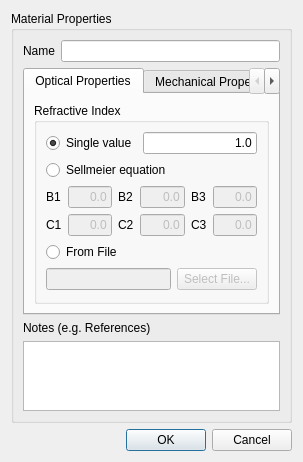
<?xml version="1.0" encoding="UTF-8"?>
<ui version="4.0">
 <class>dlgMaterialEditor</class>
 <widget class="QDialog" name="dlgMaterialEditor">
  <property name="enabled">
   <bool>true</bool>
  </property>
  <property name="geometry">
   <rect>
    <x>0</x>
    <y>0</y>
    <width>303</width>
    <height>435</height>
   </rect>
  </property>
  <property name="windowTitle">
   <string>Material editor</string>
  </property>
  <property name="modal">
   <bool>true</bool>
  </property>
  <layout class="QVBoxLayout" name="verticalLayout_4">
   <item>
    <widget class="QGroupBox" name="groupBox">
     <property name="title">
      <string>Material Properties</string>
     </property>
     <layout class="QVBoxLayout" name="verticalLayout_3">
      <item>
       <layout class="QHBoxLayout" name="horizontalLayout_2">
        <item>
         <widget class="QLabel" name="label">
          <property name="text">
           <string>Name</string>
          </property>
         </widget>
        </item>
        <item>
         <widget class="QLineEdit" name="txtName"/>
        </item>
       </layout>
      </item>
      <item>
       <widget class="QTabWidget" name="tabWidget">
        <property name="currentIndex">
         <number>0</number>
        </property>
        <widget class="QWidget" name="tabBasic">
         <attribute name="title">
          <string>Optical Properties</string>
         </attribute>
         <layout class="QVBoxLayout" name="verticalLayout">
          <item>
           <widget class="QGroupBox" name="groupBox_2">
            <property name="title">
             <string>Refractive Index</string>
            </property>
            <layout class="QVBoxLayout" name="verticalLayout_2">
             <item>
              <layout class="QHBoxLayout" name="horizontalLayout">
               <item>
                <widget class="QRadioButton" name="rbRefrIndex">
                 <property name="text">
                  <string>Single value</string>
                 </property>
                 <property name="checked">
                  <bool>true</bool>
                 </property>
                </widget>
               </item>
               <item>
                <widget class="QLineEdit" name="txtRefrIndex">
                 <property name="text">
                  <string>1.0</string>
                 </property>
                 <property name="alignment">
                  <set>Qt::AlignRight|Qt::AlignTrailing|Qt::AlignVCenter</set>
                 </property>
                </widget>
               </item>
              </layout>
             </item>
             <item>
              <widget class="QRadioButton" name="rbSellmeier">
               <property name="text">
                <string>Sellmeier equation</string>
               </property>
              </widget>
             </item>
             <item>
              <layout class="QGridLayout" name="gridLayout">
               <item row="0" column="1">
                <widget class="QLineEdit" name="txtB1">
                 <property name="enabled">
                  <bool>false</bool>
                 </property>
                 <property name="maximumSize">
                  <size>
                   <width>50</width>
                   <height>16777215</height>
                  </size>
                 </property>
                 <property name="text">
                  <string>0.0</string>
                 </property>
                 <property name="alignment">
                  <set>Qt::AlignRight|Qt::AlignTrailing|Qt::AlignVCenter</set>
                 </property>
                </widget>
               </item>
               <item row="1" column="1">
                <widget class="QLineEdit" name="txtC1">
                 <property name="enabled">
                  <bool>false</bool>
                 </property>
                 <property name="maximumSize">
                  <size>
                   <width>50</width>
                   <height>16777215</height>
                  </size>
                 </property>
                 <property name="text">
                  <string>0.0</string>
                 </property>
                 <property name="alignment">
                  <set>Qt::AlignRight|Qt::AlignTrailing|Qt::AlignVCenter</set>
                 </property>
                </widget>
               </item>
               <item row="1" column="0">
                <widget class="QLabel" name="label_4">
                 <property name="text">
                  <string>C1</string>
                 </property>
                </widget>
               </item>
               <item row="0" column="2">
                <widget class="QLabel" name="label_5">
                 <property name="text">
                  <string>B2</string>
                 </property>
                </widget>
               </item>
               <item row="0" column="3">
                <widget class="QLineEdit" name="txtB2">
                 <property name="enabled">
                  <bool>false</bool>
                 </property>
                 <property name="maximumSize">
                  <size>
                   <width>50</width>
                   <height>16777215</height>
                  </size>
                 </property>
                 <property name="text">
                  <string>0.0</string>
                 </property>
                 <property name="alignment">
                  <set>Qt::AlignRight|Qt::AlignTrailing|Qt::AlignVCenter</set>
                 </property>
                </widget>
               </item>
               <item row="0" column="4">
                <widget class="QLabel" name="label_6">
                 <property name="text">
                  <string>B3</string>
                 </property>
                </widget>
               </item>
               <item row="0" column="0">
                <widget class="QLabel" name="label_3">
                 <property name="text">
                  <string>B1</string>
                 </property>
                </widget>
               </item>
               <item row="0" column="5">
                <widget class="QLineEdit" name="txtB3">
                 <property name="enabled">
                  <bool>false</bool>
                 </property>
                 <property name="maximumSize">
                  <size>
                   <width>50</width>
                   <height>16777215</height>
                  </size>
                 </property>
                 <property name="text">
                  <string>0.0</string>
                 </property>
                 <property name="alignment">
                  <set>Qt::AlignRight|Qt::AlignTrailing|Qt::AlignVCenter</set>
                 </property>
                </widget>
               </item>
               <item row="1" column="2">
                <widget class="QLabel" name="label_7">
                 <property name="text">
                  <string>C2</string>
                 </property>
                </widget>
               </item>
               <item row="1" column="4">
                <widget class="QLabel" name="label_8">
                 <property name="text">
                  <string>C3</string>
                 </property>
                </widget>
               </item>
               <item row="1" column="3">
                <widget class="QLineEdit" name="txtC2">
                 <property name="enabled">
                  <bool>false</bool>
                 </property>
                 <property name="maximumSize">
                  <size>
                   <width>50</width>
                   <height>16777215</height>
                  </size>
                 </property>
                 <property name="text">
                  <string>0.0</string>
                 </property>
                 <property name="alignment">
                  <set>Qt::AlignRight|Qt::AlignTrailing|Qt::AlignVCenter</set>
                 </property>
                </widget>
               </item>
               <item row="1" column="5">
                <widget class="QLineEdit" name="txtC3">
                 <property name="enabled">
                  <bool>false</bool>
                 </property>
                 <property name="maximumSize">
                  <size>
                   <width>50</width>
                   <height>16777215</height>
                  </size>
                 </property>
                 <property name="text">
                  <string>0.0</string>
                 </property>
                 <property name="alignment">
                  <set>Qt::AlignRight|Qt::AlignTrailing|Qt::AlignVCenter</set>
                 </property>
                </widget>
               </item>
              </layout>
             </item>
             <item>
              <widget class="QRadioButton" name="rbRefrIndexFile">
               <property name="text">
                <string>From File</string>
               </property>
              </widget>
             </item>
             <item>
              <layout class="QHBoxLayout" name="horizontalLayout_3">
               <item>
                <widget class="QLineEdit" name="txtRefrIndexFile">
                 <property name="enabled">
                  <bool>false</bool>
                 </property>
                </widget>
               </item>
               <item>
                <widget class="QPushButton" name="btnRefrIndexFile">
                 <property name="enabled">
                  <bool>false</bool>
                 </property>
                 <property name="text">
                  <string>Select File...</string>
                 </property>
                </widget>
               </item>
              </layout>
             </item>
            </layout>
           </widget>
          </item>
         </layout>
        </widget>
        <widget class="QWidget" name="tabMechanical">
         <attribute name="title">
          <string>Mechanical Properties</string>
         </attribute>
         <layout class="QGridLayout" name="gridLayout_2">
          <item row="0" column="4">
           <widget class="QLabel" name="label_12">
            <property name="text">
             <string>GPa</string>
            </property>
           </widget>
          </item>
          <item row="0" column="0" colspan="3">
           <widget class="QLabel" name="label_9">
            <property name="text">
             <string>&lt;html&gt;Young's modulus &lt;i&gt;Y&lt;/i&gt;&lt;/html&gt;</string>
            </property>
           </widget>
          </item>
          <item row="2" column="0">
           <widget class="QLabel" name="label_11">
            <property name="text">
             <string>&lt;html&gt;Loss angle &lt;i&gt;&amp;phi;&lt;/i&gt;&lt;/html&gt;</string>
            </property>
           </widget>
          </item>
          <item row="1" column="0">
           <widget class="QLabel" name="label_10">
            <property name="text">
             <string>&lt;html&gt;Poisson's ratio &lt;i&gt;&amp;sigma;&lt;/i&gt;&lt;/html&gt;</string>
            </property>
           </widget>
          </item>
          <item row="0" column="3">
           <widget class="QLineEdit" name="txtY">
            <property name="maximumSize">
             <size>
              <width>100</width>
              <height>16777215</height>
             </size>
            </property>
            <property name="alignment">
             <set>Qt::AlignRight|Qt::AlignTrailing|Qt::AlignVCenter</set>
            </property>
           </widget>
          </item>
          <item row="2" column="3">
           <widget class="QLineEdit" name="txtPhi">
            <property name="maximumSize">
             <size>
              <width>100</width>
              <height>16777215</height>
             </size>
            </property>
            <property name="alignment">
             <set>Qt::AlignRight|Qt::AlignTrailing|Qt::AlignVCenter</set>
            </property>
           </widget>
          </item>
          <item row="1" column="3">
           <widget class="QLineEdit" name="txtSigma">
            <property name="maximumSize">
             <size>
              <width>100</width>
              <height>16777215</height>
             </size>
            </property>
            <property name="alignment">
             <set>Qt::AlignRight|Qt::AlignTrailing|Qt::AlignVCenter</set>
            </property>
           </widget>
          </item>
          <item row="3" column="0">
           <spacer name="verticalSpacer">
            <property name="orientation">
             <enum>Qt::Vertical</enum>
            </property>
            <property name="sizeHint" stdset="0">
             <size>
              <width>20</width>
              <height>40</height>
             </size>
            </property>
           </spacer>
          </item>
         </layout>
        </widget>
       </widget>
      </item>
      <item>
       <widget class="QLabel" name="label_2">
        <property name="text">
         <string>Notes (e.g. References)</string>
        </property>
       </widget>
      </item>
      <item>
       <widget class="QPlainTextEdit" name="txtNotes">
        <property name="tabChangesFocus">
         <bool>true</bool>
        </property>
       </widget>
      </item>
     </layout>
    </widget>
   </item>
   <item>
    <widget class="QDialogButtonBox" name="buttonBox">
     <property name="orientation">
      <enum>Qt::Horizontal</enum>
     </property>
     <property name="standardButtons">
      <set>QDialogButtonBox::Cancel|QDialogButtonBox::Ok</set>
     </property>
    </widget>
   </item>
  </layout>
 </widget>
 <tabstops>
  <tabstop>txtName</tabstop>
  <tabstop>tabWidget</tabstop>
  <tabstop>rbRefrIndex</tabstop>
  <tabstop>txtRefrIndex</tabstop>
  <tabstop>rbSellmeier</tabstop>
  <tabstop>txtB1</tabstop>
  <tabstop>txtB2</tabstop>
  <tabstop>txtB3</tabstop>
  <tabstop>txtC1</tabstop>
  <tabstop>txtC2</tabstop>
  <tabstop>txtC3</tabstop>
  <tabstop>rbRefrIndexFile</tabstop>
  <tabstop>txtRefrIndexFile</tabstop>
  <tabstop>btnRefrIndexFile</tabstop>
  <tabstop>txtY</tabstop>
  <tabstop>txtSigma</tabstop>
  <tabstop>txtPhi</tabstop>
  <tabstop>txtNotes</tabstop>
  <tabstop>buttonBox</tabstop>
 </tabstops>
 <resources/>
 <connections>
  <connection>
   <sender>buttonBox</sender>
   <signal>accepted()</signal>
   <receiver>dlgMaterialEditor</receiver>
   <slot>accept()</slot>
   <hints>
    <hint type="sourcelabel">
     <x>257</x>
     <y>425</y>
    </hint>
    <hint type="destinationlabel">
     <x>157</x>
     <y>274</y>
    </hint>
   </hints>
  </connection>
  <connection>
   <sender>buttonBox</sender>
   <signal>rejected()</signal>
   <receiver>dlgMaterialEditor</receiver>
   <slot>reject()</slot>
   <hints>
    <hint type="sourcelabel">
     <x>293</x>
     <y>425</y>
    </hint>
    <hint type="destinationlabel">
     <x>286</x>
     <y>274</y>
    </hint>
   </hints>
  </connection>
  <connection>
   <sender>rbRefrIndexFile</sender>
   <signal>toggled(bool)</signal>
   <receiver>txtRefrIndexFile</receiver>
   <slot>setEnabled(bool)</slot>
   <hints>
    <hint type="sourcelabel">
     <x>59</x>
     <y>230</y>
    </hint>
    <hint type="destinationlabel">
     <x>63</x>
     <y>254</y>
    </hint>
   </hints>
  </connection>
  <connection>
   <sender>rbRefrIndexFile</sender>
   <signal>toggled(bool)</signal>
   <receiver>btnRefrIndexFile</receiver>
   <slot>setEnabled(bool)</slot>
   <hints>
    <hint type="sourcelabel">
     <x>102</x>
     <y>230</y>
    </hint>
    <hint type="destinationlabel">
     <x>201</x>
     <y>256</y>
    </hint>
   </hints>
  </connection>
  <connection>
   <sender>rbRefrIndex</sender>
   <signal>toggled(bool)</signal>
   <receiver>txtRefrIndex</receiver>
   <slot>setEnabled(bool)</slot>
   <hints>
    <hint type="sourcelabel">
     <x>83</x>
     <y>128</y>
    </hint>
    <hint type="destinationlabel">
     <x>150</x>
     <y>125</y>
    </hint>
   </hints>
  </connection>
  <connection>
   <sender>rbSellmeier</sender>
   <signal>toggled(bool)</signal>
   <receiver>txtB1</receiver>
   <slot>setEnabled(bool)</slot>
   <hints>
    <hint type="sourcelabel">
     <x>89</x>
     <y>151</y>
    </hint>
    <hint type="destinationlabel">
     <x>87</x>
     <y>171</y>
    </hint>
   </hints>
  </connection>
  <connection>
   <sender>rbSellmeier</sender>
   <signal>toggled(bool)</signal>
   <receiver>txtB2</receiver>
   <slot>setEnabled(bool)</slot>
   <hints>
    <hint type="sourcelabel">
     <x>114</x>
     <y>150</y>
    </hint>
    <hint type="destinationlabel">
     <x>157</x>
     <y>177</y>
    </hint>
   </hints>
  </connection>
  <connection>
   <sender>rbSellmeier</sender>
   <signal>toggled(bool)</signal>
   <receiver>txtB3</receiver>
   <slot>setEnabled(bool)</slot>
   <hints>
    <hint type="sourcelabel">
     <x>140</x>
     <y>149</y>
    </hint>
    <hint type="destinationlabel">
     <x>227</x>
     <y>180</y>
    </hint>
   </hints>
  </connection>
  <connection>
   <sender>rbSellmeier</sender>
   <signal>toggled(bool)</signal>
   <receiver>txtC1</receiver>
   <slot>setEnabled(bool)</slot>
   <hints>
    <hint type="sourcelabel">
     <x>75</x>
     <y>150</y>
    </hint>
    <hint type="destinationlabel">
     <x>76</x>
     <y>199</y>
    </hint>
   </hints>
  </connection>
  <connection>
   <sender>rbSellmeier</sender>
   <signal>toggled(bool)</signal>
   <receiver>txtC2</receiver>
   <slot>setEnabled(bool)</slot>
   <hints>
    <hint type="sourcelabel">
     <x>99</x>
     <y>152</y>
    </hint>
    <hint type="destinationlabel">
     <x>149</x>
     <y>203</y>
    </hint>
   </hints>
  </connection>
  <connection>
   <sender>rbSellmeier</sender>
   <signal>toggled(bool)</signal>
   <receiver>txtC3</receiver>
   <slot>setEnabled(bool)</slot>
   <hints>
    <hint type="sourcelabel">
     <x>129</x>
     <y>151</y>
    </hint>
    <hint type="destinationlabel">
     <x>223</x>
     <y>203</y>
    </hint>
   </hints>
  </connection>
 </connections>
</ui>
